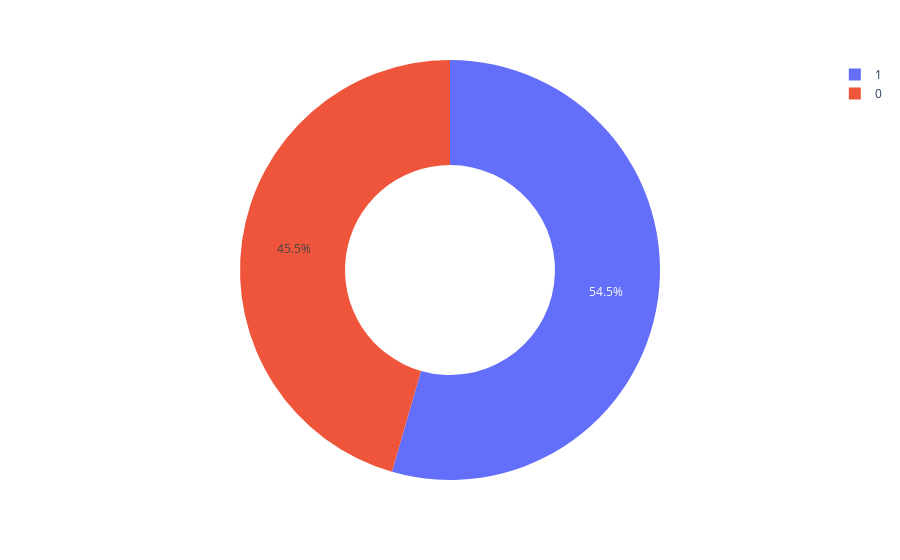

Notebook source saved alongside this figure:
### Code cell
fig=px.pie(df,names='target',hole=.5)

fig.show()

### Figure 1 — Plotly figure (JSON) as saved in the notebook; plotly's stock layout.template omitted (floating-point values rounded to 4 significant figures; data arrays with more than 128 entries replaced by an {"elided": "..."} marker saying what was removed)
{"data": [{"domain": {"x": [0, 1], "y": [0, 1]}, "hole": 0.5, "hovertemplate": "target=%{label}<extra></extra>", "labels": {"elided": "303 int values"}, "legendgroup": "", "name": "", "showlegend": true, "type": "pie"}], "layout": {"legend": {"tracegroupgap": 0}, "margin": {"t": 60}}}
